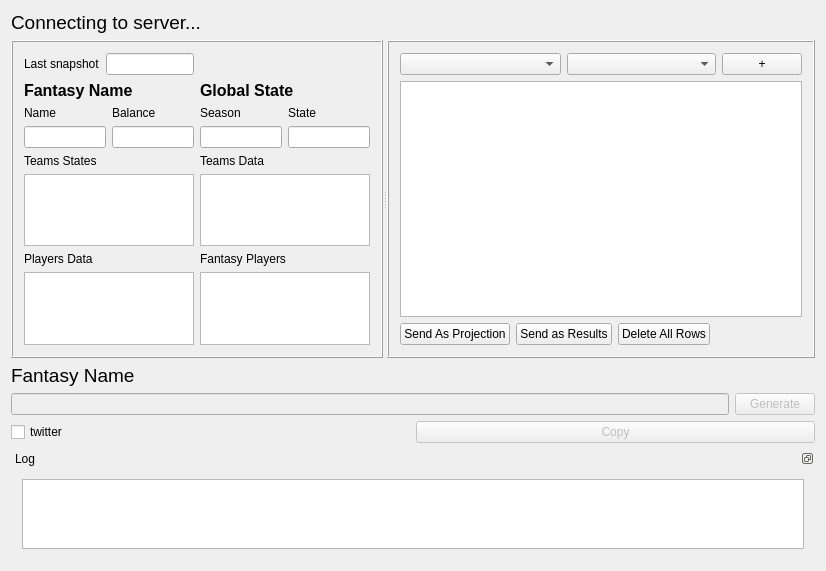
<?xml version="1.0" encoding="UTF-8"?>
<ui version="4.0">
 <class>sfGUI</class>
 <widget class="QWidget" name="sfGUI">
  <property name="geometry">
   <rect>
    <x>0</x>
    <y>0</y>
    <width>826</width>
    <height>571</height>
   </rect>
  </property>
  <property name="windowTitle">
   <string>Satoshi Fantasy</string>
  </property>
  <property name="whatsThis">
   <string/>
  </property>
  <layout class="QGridLayout" name="gridLayout_5">
   <item row="0" column="0">
    <widget class="QLabel" name="message">
     <property name="font">
      <font>
       <pointsize>14</pointsize>
       <weight>50</weight>
       <bold>false</bold>
      </font>
     </property>
     <property name="text">
      <string>Connecting to server...</string>
     </property>
    </widget>
   </item>
   <item row="1" column="0">
    <widget class="QSplitter" name="splitter">
     <property name="orientation">
      <enum>Qt::Horizontal</enum>
     </property>
     <widget class="QFrame" name="frame">
      <property name="frameShape">
       <enum>QFrame::Box</enum>
      </property>
      <property name="frameShadow">
       <enum>QFrame::Raised</enum>
      </property>
      <layout class="QGridLayout" name="gridLayout">
       <item row="0" column="0">
        <widget class="QLabel" name="label_9">
         <property name="text">
          <string>Last snapshot</string>
         </property>
        </widget>
       </item>
       <item row="0" column="1">
        <widget class="QLineEdit" name="mySnapshotTimestamp"/>
       </item>
       <item row="1" column="0" colspan="2">
        <layout class="QVBoxLayout" name="verticalLayout_11">
         <item>
          <widget class="QLabel" name="label">
           <property name="font">
            <font>
             <pointsize>12</pointsize>
             <weight>75</weight>
             <bold>true</bold>
            </font>
           </property>
           <property name="text">
            <string>Fantasy Name </string>
           </property>
          </widget>
         </item>
         <item>
          <layout class="QHBoxLayout" name="horizontalLayout_4">
           <item>
            <layout class="QVBoxLayout" name="verticalLayout_9">
             <item>
              <widget class="QLabel" name="label_10">
               <property name="text">
                <string>Name</string>
               </property>
              </widget>
             </item>
             <item>
              <widget class="QLineEdit" name="myFantasyNameLE"/>
             </item>
            </layout>
           </item>
           <item>
            <layout class="QVBoxLayout" name="verticalLayout_10">
             <item>
              <widget class="QLabel" name="label_11">
               <property name="text">
                <string>Balance</string>
               </property>
              </widget>
             </item>
             <item>
              <widget class="QLineEdit" name="myBalance"/>
             </item>
            </layout>
           </item>
          </layout>
         </item>
        </layout>
       </item>
       <item row="1" column="2">
        <layout class="QVBoxLayout" name="verticalLayout_8">
         <item>
          <widget class="QLabel" name="label_6">
           <property name="font">
            <font>
             <pointsize>12</pointsize>
             <weight>75</weight>
             <bold>true</bold>
            </font>
           </property>
           <property name="text">
            <string>Global State</string>
           </property>
          </widget>
         </item>
         <item>
          <layout class="QHBoxLayout" name="horizontalLayout_3">
           <item>
            <layout class="QVBoxLayout" name="verticalLayout_6">
             <item>
              <widget class="QLabel" name="label_7">
               <property name="text">
                <string>Season</string>
               </property>
              </widget>
             </item>
             <item>
              <widget class="QLineEdit" name="mySeasonLE"/>
             </item>
            </layout>
           </item>
           <item>
            <layout class="QVBoxLayout" name="verticalLayout_7">
             <item>
              <widget class="QLabel" name="label_8">
               <property name="text">
                <string>State</string>
               </property>
              </widget>
             </item>
             <item>
              <widget class="QLineEdit" name="myGlobalStateLE"/>
             </item>
            </layout>
           </item>
          </layout>
         </item>
        </layout>
       </item>
       <item row="2" column="0" colspan="2">
        <layout class="QVBoxLayout" name="verticalLayout">
         <item>
          <widget class="QLabel" name="label_3">
           <property name="text">
            <string>Teams States</string>
           </property>
          </widget>
         </item>
         <item>
          <widget class="QTableView" name="myTeamsStatesTableView">
           <property name="font">
            <font>
             <pointsize>8</pointsize>
             <weight>50</weight>
             <bold>false</bold>
            </font>
           </property>
           <property name="tabKeyNavigation">
            <bool>false</bool>
           </property>
           <property name="showDropIndicator" stdset="0">
            <bool>false</bool>
           </property>
           <property name="dragDropOverwriteMode">
            <bool>false</bool>
           </property>
           <property name="selectionMode">
            <enum>QAbstractItemView::SingleSelection</enum>
           </property>
           <property name="selectionBehavior">
            <enum>QAbstractItemView::SelectRows</enum>
           </property>
           <property name="showGrid">
            <bool>false</bool>
           </property>
           <property name="cornerButtonEnabled">
            <bool>false</bool>
           </property>
           <attribute name="horizontalHeaderHighlightSections">
            <bool>false</bool>
           </attribute>
           <attribute name="verticalHeaderVisible">
            <bool>false</bool>
           </attribute>
           <attribute name="verticalHeaderHighlightSections">
            <bool>false</bool>
           </attribute>
          </widget>
         </item>
        </layout>
       </item>
       <item row="2" column="2">
        <layout class="QVBoxLayout" name="verticalLayout_3">
         <item>
          <widget class="QLabel" name="label_2">
           <property name="text">
            <string>Teams Data</string>
           </property>
          </widget>
         </item>
         <item>
          <widget class="QTableView" name="myTeamsDataTableView">
           <property name="font">
            <font>
             <pointsize>8</pointsize>
             <weight>50</weight>
             <bold>false</bold>
            </font>
           </property>
           <property name="tabKeyNavigation">
            <bool>false</bool>
           </property>
           <property name="showDropIndicator" stdset="0">
            <bool>false</bool>
           </property>
           <property name="dragDropOverwriteMode">
            <bool>false</bool>
           </property>
           <property name="selectionMode">
            <enum>QAbstractItemView::SingleSelection</enum>
           </property>
           <property name="selectionBehavior">
            <enum>QAbstractItemView::SelectRows</enum>
           </property>
           <property name="showGrid">
            <bool>false</bool>
           </property>
           <property name="cornerButtonEnabled">
            <bool>false</bool>
           </property>
           <attribute name="horizontalHeaderHighlightSections">
            <bool>false</bool>
           </attribute>
           <attribute name="verticalHeaderVisible">
            <bool>false</bool>
           </attribute>
           <attribute name="verticalHeaderHighlightSections">
            <bool>false</bool>
           </attribute>
          </widget>
         </item>
        </layout>
       </item>
       <item row="3" column="0" colspan="2">
        <layout class="QVBoxLayout" name="verticalLayout_4">
         <item>
          <widget class="QLabel" name="label_5">
           <property name="text">
            <string>Players Data</string>
           </property>
          </widget>
         </item>
         <item>
          <widget class="QTableView" name="myPlayersDataTableView">
           <property name="font">
            <font>
             <pointsize>8</pointsize>
             <weight>50</weight>
             <bold>false</bold>
            </font>
           </property>
           <property name="tabKeyNavigation">
            <bool>false</bool>
           </property>
           <property name="showDropIndicator" stdset="0">
            <bool>false</bool>
           </property>
           <property name="dragDropOverwriteMode">
            <bool>false</bool>
           </property>
           <property name="selectionMode">
            <enum>QAbstractItemView::SingleSelection</enum>
           </property>
           <property name="selectionBehavior">
            <enum>QAbstractItemView::SelectRows</enum>
           </property>
           <property name="showGrid">
            <bool>false</bool>
           </property>
           <property name="cornerButtonEnabled">
            <bool>false</bool>
           </property>
           <attribute name="horizontalHeaderHighlightSections">
            <bool>false</bool>
           </attribute>
           <attribute name="verticalHeaderVisible">
            <bool>false</bool>
           </attribute>
           <attribute name="verticalHeaderHighlightSections">
            <bool>false</bool>
           </attribute>
          </widget>
         </item>
        </layout>
       </item>
       <item row="3" column="2">
        <layout class="QVBoxLayout" name="verticalLayout_5">
         <item>
          <widget class="QLabel" name="label_4">
           <property name="text">
            <string>Fantasy Players</string>
           </property>
          </widget>
         </item>
         <item>
          <widget class="QTableView" name="myFantasyPlayersTableView">
           <property name="font">
            <font>
             <pointsize>8</pointsize>
             <weight>50</weight>
             <bold>false</bold>
            </font>
           </property>
           <property name="tabKeyNavigation">
            <bool>false</bool>
           </property>
           <property name="showDropIndicator" stdset="0">
            <bool>false</bool>
           </property>
           <property name="dragDropOverwriteMode">
            <bool>false</bool>
           </property>
           <property name="selectionMode">
            <enum>QAbstractItemView::SingleSelection</enum>
           </property>
           <property name="selectionBehavior">
            <enum>QAbstractItemView::SelectRows</enum>
           </property>
           <property name="showGrid">
            <bool>false</bool>
           </property>
           <property name="cornerButtonEnabled">
            <bool>false</bool>
           </property>
           <attribute name="horizontalHeaderHighlightSections">
            <bool>false</bool>
           </attribute>
           <attribute name="verticalHeaderVisible">
            <bool>false</bool>
           </attribute>
           <attribute name="verticalHeaderHighlightSections">
            <bool>false</bool>
           </attribute>
          </widget>
         </item>
        </layout>
       </item>
      </layout>
     </widget>
     <widget class="QFrame" name="frame_2">
      <property name="frameShape">
       <enum>QFrame::Box</enum>
      </property>
      <property name="frameShadow">
       <enum>QFrame::Raised</enum>
      </property>
      <layout class="QGridLayout" name="gridLayout_3">
       <item row="2" column="0">
        <widget class="QPushButton" name="mySendProjectionsButton">
         <property name="text">
          <string>Send As Projection</string>
         </property>
        </widget>
       </item>
       <item row="1" column="0" colspan="6">
        <widget class="QTableView" name="myScoringTableView"/>
       </item>
       <item row="2" column="4" colspan="2">
        <spacer name="horizontalSpacer">
         <property name="orientation">
          <enum>Qt::Horizontal</enum>
         </property>
         <property name="sizeHint" stdset="0">
          <size>
           <width>198</width>
           <height>20</height>
          </size>
         </property>
        </spacer>
       </item>
       <item row="2" column="1" colspan="2">
        <widget class="QPushButton" name="mySendResultsButton">
         <property name="text">
          <string>Send as Results</string>
         </property>
        </widget>
       </item>
       <item row="0" column="2" colspan="3">
        <widget class="QComboBox" name="myPlayersCmb"/>
       </item>
       <item row="0" column="0" colspan="2">
        <widget class="QComboBox" name="myTeamsCmb"/>
       </item>
       <item row="0" column="5">
        <widget class="QPushButton" name="myAddScoringLineButton">
         <property name="text">
          <string>+</string>
         </property>
        </widget>
       </item>
       <item row="2" column="3">
        <widget class="QPushButton" name="myDeleteAllRowsButton">
         <property name="text">
          <string>Delete All Rows</string>
         </property>
        </widget>
       </item>
      </layout>
     </widget>
    </widget>
   </item>
   <item row="2" column="0">
    <layout class="QGridLayout" name="gridLayout_4">
     <item row="0" column="0">
      <widget class="QLabel" name="fantasynamestatus">
       <property name="font">
        <font>
         <pointsize>14</pointsize>
        </font>
       </property>
       <property name="text">
        <string>Fantasy Name</string>
       </property>
       <property name="textFormat">
        <enum>Qt::RichText</enum>
       </property>
       <property name="alignment">
        <set>Qt::AlignBottom|Qt::AlignLeading|Qt::AlignLeft</set>
       </property>
       <property name="margin">
        <number>0</number>
       </property>
      </widget>
     </item>
     <item row="1" column="0">
      <layout class="QHBoxLayout" name="horizontalLayout">
       <item>
        <widget class="QLineEdit" name="fantasyname">
         <property name="enabled">
          <bool>false</bool>
         </property>
        </widget>
       </item>
       <item>
        <widget class="QPushButton" name="generate">
         <property name="enabled">
          <bool>false</bool>
         </property>
         <property name="text">
          <string>Generate</string>
         </property>
        </widget>
       </item>
      </layout>
     </item>
     <item row="2" column="0">
      <layout class="QHBoxLayout" name="horizontalLayout_2">
       <item>
        <widget class="QCheckBox" name="twitter">
         <property name="layoutDirection">
          <enum>Qt::LeftToRight</enum>
         </property>
         <property name="autoFillBackground">
          <bool>false</bool>
         </property>
         <property name="text">
          <string>twitter</string>
         </property>
        </widget>
       </item>
       <item>
        <widget class="QPushButton" name="copy">
         <property name="enabled">
          <bool>false</bool>
         </property>
         <property name="text">
          <string>Copy</string>
         </property>
        </widget>
       </item>
      </layout>
     </item>
    </layout>
   </item>
   <item row="3" column="0">
    <widget class="QDockWidget" name="dockWidget">
     <property name="features">
      <set>QDockWidget::DockWidgetFloatable|QDockWidget::DockWidgetMovable</set>
     </property>
     <property name="allowedAreas">
      <set>Qt::BottomDockWidgetArea</set>
     </property>
     <property name="windowTitle">
      <string>Log</string>
     </property>
     <widget class="QWidget" name="dockWidgetContents">
      <layout class="QGridLayout" name="gridLayout_2">
       <item row="0" column="0">
        <widget class="QTextBrowser" name="textBrowser">
         <property name="minimumSize">
          <size>
           <width>0</width>
           <height>0</height>
          </size>
         </property>
         <property name="maximumSize">
          <size>
           <width>16777215</width>
           <height>80</height>
          </size>
         </property>
        </widget>
       </item>
      </layout>
     </widget>
    </widget>
   </item>
  </layout>
  <zorder>splitter</zorder>
  <zorder>message</zorder>
  <zorder>dockWidget</zorder>
 </widget>
 <layoutdefault spacing="6" margin="11"/>
 <resources/>
 <connections/>
</ui>
